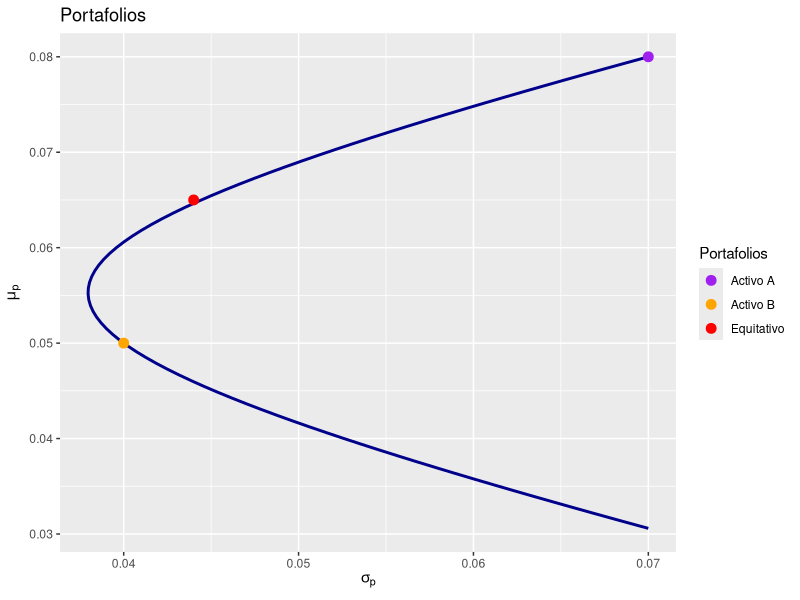
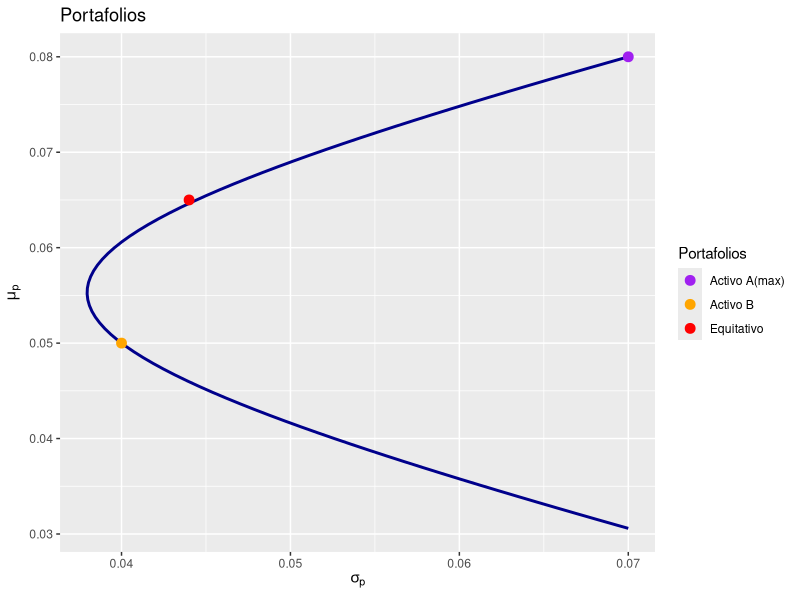
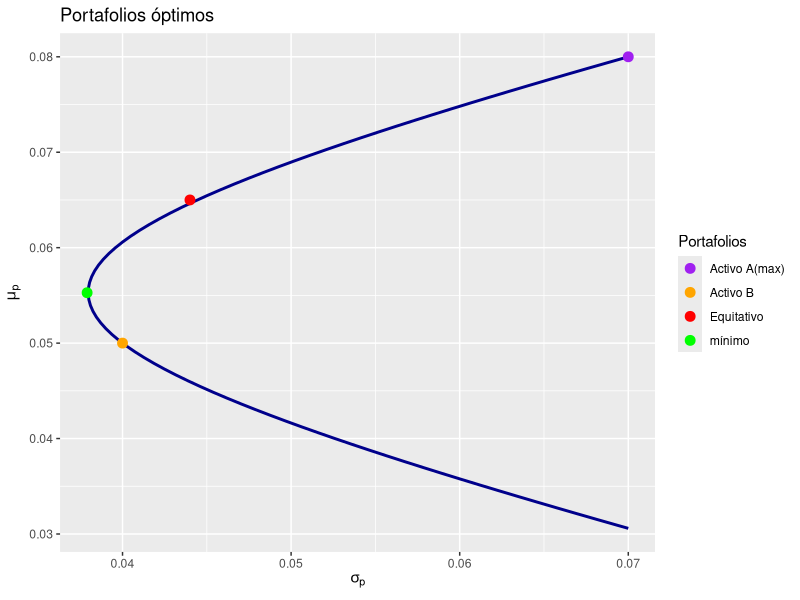
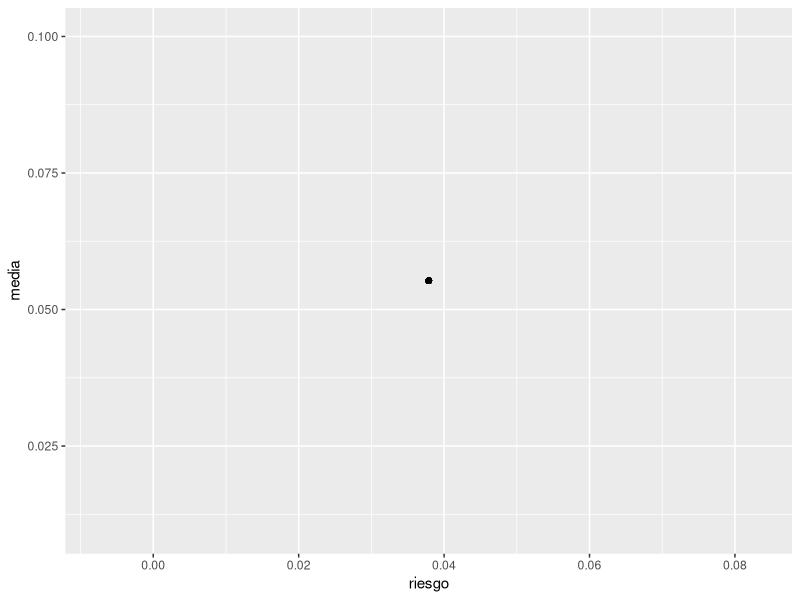
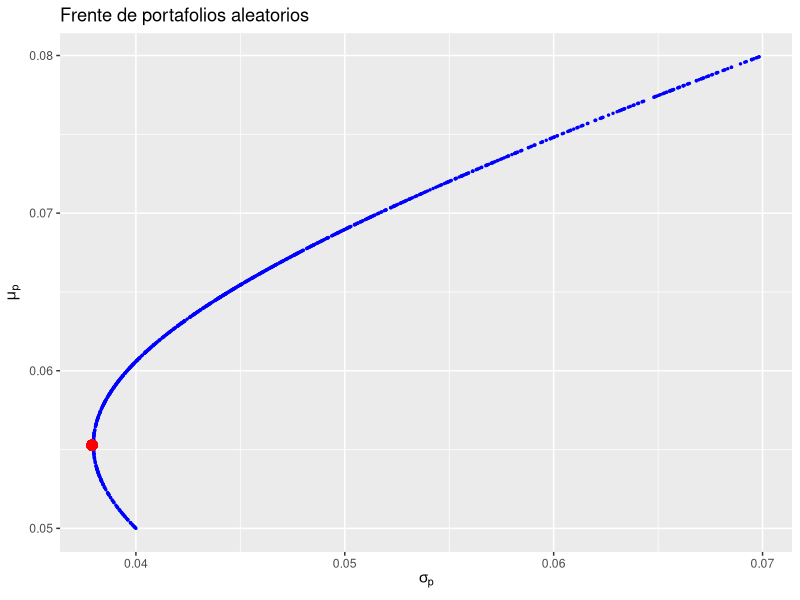

The R source for these figures, in order:
## ---- chunk 1
library(ggplot2)
library(tidyverse)

mu <- c(0.08, 0.05)
s <- matrix(c(0.0049, 0.0007, 0.0007, 0.0016), nrow = 2, ncol = 2)
i <- matrix(c(1, 1),2)
Sinv <- solve(s) %*% i
Su <- solve(s) %*% mu
A <- c(t(i) %*% Sinv)
B <- c(t(i) %*% Su)
C <- c(t(mu) %*% Su)
D <- (A * C) - (B^2)

x <- seq(0.02, 0.07, length = 100)
y <- seq(0.02, 0.08, length = 100)

df <- expand.grid(x = x, y = y) %>%
  mutate(z = D * x^2 - A * y^2 + 2 * B * y - C)

# Puntos para el gráfico
puntos <- data.frame(
  sigma = c(0.07, 0.04, 0.044),
  mu = c(0.08, 0.05, 0.065),
  Portafolios = c("Activo A", "Activo B", "Equitativo")
)

p <- ggplot(df, aes(x = x, y = y)) +
  geom_contour(aes(z = z), bins = 0, lwd = 1, colour = "blue4") +  # <- aquí se especifica z correctamente
  labs(
    x = expression(sigma[p]),
    y = expression(mu[p])
  ) +
  geom_point(data = puntos, aes(x = sigma, y = mu, color = Portafolios), size = 3) +
  scale_color_manual(values = c("Activo A" = "purple", "Activo B" = "orange", "Equitativo" = "red")) +
  ggtitle("Portafolios")

p
## ---- chunk 2
library(ggplot2)
library(tidyverse)

mu <- c(0.08, 0.05)
s <- matrix(c(0.0049, 0.0007, 0.0007, 0.0016), nrow = 2, ncol = 2)
i <- matrix(c(1, 1),2)
Sinv <- solve(s) %*% i
Su <- solve(s) %*% mu
A <- c(t(i) %*% Sinv)
B <- c(t(i) %*% Su)
C <- c(t(mu) %*% Su)
D <- (A * C) - (B^2)

x <- seq(0.02, 0.07, length = 100)
y <- seq(0.02, 0.08, length = 100)

df <- expand.grid(x = x, y = y) %>%
  mutate(z = D * x^2 - A * y^2 + 2 * B * y - C)

# Puntos para el gráfico
puntos <- data.frame(
  sigma = c(0.07, 0.04, 0.044),
  mu = c(0.08, 0.05, 0.065),
  Portafolios = c("Activo A(max)", "Activo B", "Equitativo")
)

p <- ggplot(df, aes(x = x, y = y)) +
  geom_contour(aes(z = z), bins = 0, lwd = 1, colour = "blue4") +  # <- aquí se especifica z correctamente
  labs(
    x = expression(sigma[p]),
    y = expression(mu[p])
  ) +
  geom_point(data = puntos, aes(x = sigma, y = mu, color = Portafolios), size = 3) +
  scale_color_manual(values = c("Activo A(max)" = "purple", "Activo B" = "orange", "Equitativo" = "red")) +
  ggtitle("Portafolios")

p
## ---- chunk 3
library(ggplot2)
library(tidyverse)

mu <- c(0.08, 0.05)
s <- matrix(c(0.0049, 0.0007, 0.0007, 0.0016), nrow = 2, ncol = 2)
i <- matrix(c(1, 1),2)
Sinv <- solve(s) %*% i
Su <- solve(s) %*% mu
A <- c(t(i) %*% Sinv)
B <- c(t(i) %*% Su)
C <- c(t(mu) %*% Su)
D <- (A * C) - (B^2)

x <- seq(0.02, 0.07, length = 100)
y <- seq(0.02, 0.08, length = 100)

df <- expand.grid(x = x, y = y) %>%
  mutate(z = D * x^2 - A * y^2 + 2 * B * y - C)

# Puntos para el gráfico
puntos <- data.frame(
  sigma = c(0.07, 0.04, 0.044, 0.0379),
  mu = c(0.08, 0.05, 0.065, 0.05528),
  Portafolios = c("Activo A(max)", "Activo B", "Equitativo", "mínimo")
)

p <- ggplot(df, aes(x = x, y = y)) +
  geom_contour(aes(z = z), bins = 0, lwd = 1, colour = "blue4") +  # <- aquí se especifica z correctamente
  labs(
    x = expression(sigma[p]),
    y = expression(mu[p])
  ) +
  geom_point(data = puntos, aes(x = sigma, y = mu, color = Portafolios), size = 3) +
  scale_color_manual(values = c("Activo A(max)" = "purple", "Activo B" = "orange", "Equitativo" = "red", "mínimo" = "green")) +
  ggtitle("Portafolios óptimos")

p


## ---- chunk 4
library(ggplot2)
mu <- matrix(c(0.08, 0.05))
s <- matrix(c(0.0049, 0.0007, 0.0007, 0.0016), nrow = 2, ncol = 2)
i <- matrix(c(1, 1),2)
P<-matrix(runif(2000, min=0, max=100), ncol=2)
W<-P/rowSums(P)

risk<-c()
for(j in 1:1000){
    risk[j]<-sqrt(W[j,] %*% s %*% t(W)[,j])
}
mu.p<-mu[1,1]*W[,1]+mu[2,1]*W[,2]

dat<-data.frame(
    riesgo=risk,
    media=mu.p
)
ggplot(dat, aes(x=riesgo, y=media))+geom_point(aes(x=0.0379, y=0.05528))
## ---- chunk 5
library(ggplot2)

mu <- matrix(c(0.08, 0.05))
s <- matrix(c(0.0049, 0.0007, 0.0007, 0.0016), nrow = 2, ncol = 2)
i <- matrix(c(1, 1), 2)

P <- matrix(runif(2000, min = 0, max = 100), ncol = 2)
W <- P / rowSums(P)

risk <- c()
for (j in 1:1000) {
  risk[j] <- sqrt(W[j,] %*% s %*% t(W)[,j])
}

mu.p <- mu[1,1] * W[,1] + mu[2,1] *W[,2]

dat <- data.frame(
  riesgo = risk,
  media = mu.p
)

ggplot(dat, aes(x = riesgo, y = media)) +
  geom_point(size = 0.5, color="blue") +  # puntos simulados
  geom_point(x = 0.0379, y = 0.05528, color = "red", size = 3) +  # punto especial
  labs(x = expression(sigma[p]), y = expression(mu[p])) +
  ggtitle("Frente de portafolios aleatorios")
